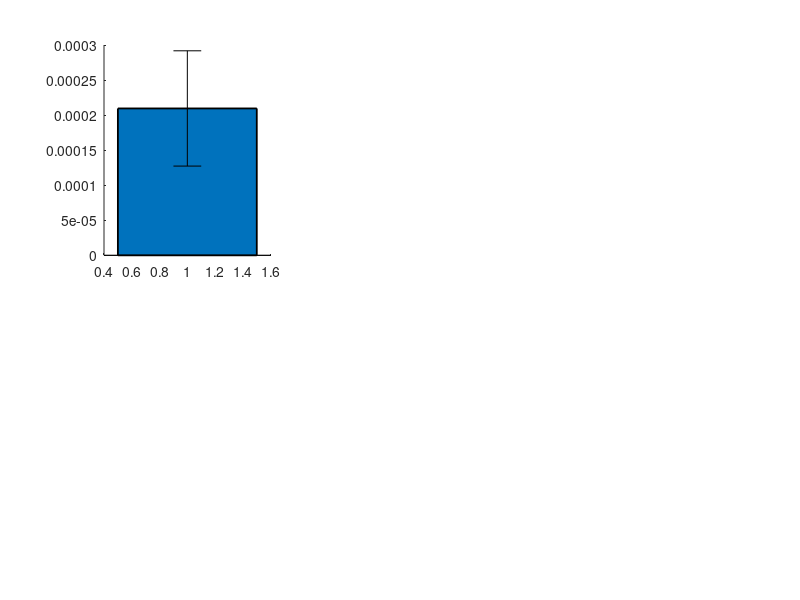

Source code (MATLAB): (Note: this script raises an error after producing the figure.)
clear all;
close all;

muscle_list = {'Carpi_Radialis', 'Bicep', 'Deltoid', 'Tricep', 'Wrist_Extensor', 'Acromiotrapezius'};

muscle_names = {'W. Flexor','Biceps','Deltoid','Triceps','W. Extensor','Acromiotrapezius'};


plot_depth_list = {'Epidural', 'Spinous_Process'};
plot_waveform_list = {'Biphasic', 'Monophasic'};
plot_freq_list = {'Single','10_kHz'};

for plot_depth_idx = 1:length(plot_depth_list)
    plot_depth = plot_depth_list(plot_depth_idx);
    for plot_waveform_idx = 1:length(plot_waveform_list)
        plot_waveform = plot_waveform_list(plot_waveform_idx);
        for plot_freq_idx = 1:length(plot_freq_list)
            
            load('all_param_data.mat')
            
            plot_freq = plot_freq_list(plot_freq_idx);
            %% Filter Sigmoid Structure
            % sigmoid_struct = sigmoid_struct(["transq_rat_8"] ~= [sigmoid_struct.Rat]);
            sigmoid_struct = sigmoid_struct(strcmp({sigmoid_struct.Position}, 'C4') == 0);
            sigmoid_struct = sigmoid_struct(strcmp({sigmoid_struct.Position}, 'C6') == 0);

            sigmoid_struct = sigmoid_struct(strcmp({sigmoid_struct.Depth}, plot_depth));

            %Remove 1ms monophasic pulse
            stim_filter = strcmp({sigmoid_struct.Duration}, '1_ms') + strcmp({sigmoid_struct.Stim_Waveform},'Monophasic')+...
                strcmp({sigmoid_struct.Stim_Freq}, 'Single') ~= 3;

            % sigmoid_struct = sigmoid_struct(strcmp({sigmoid_struct.Duration}, '1_ms'));
            sigmoid_struct = sigmoid_struct(stim_filter);



            sigmoid_struct = sigmoid_struct(strcmp({sigmoid_struct.Stim_Freq}, plot_freq));
            % sigmoid_struct = sigmoid_struct(strcmp({sigmoid_struct.Stim_Freq}, 'Single'));
            % sigmoid_struct = sigmoid_struct(strcmp({sigmoid_struct.Stim_Waveform}, 'Monophasic'));
            sigmoid_struct = sigmoid_struct(strcmp({sigmoid_struct.Stim_Waveform}, plot_waveform));
            sigmoid_struct = sigmoid_struct(strcmp({sigmoid_struct.Lateral_Position}, 'Midline'));
            % sigmoid_struct = sigmoid_struct(strcmp({sigmoid_struct.Lateral_Position}, 'Lateral'));



            filtered_struct = sigmoid_struct;

            %% Organize for statistics 
            % Choose parameter to plot (1 = stim threshold, 2 = asymptote,
            % 3 = midpoint, 4 = slope, 5 = max_activation, 6 = max_charge)
            sig_param = 4;

            % stim_string_array = {};
            % stim_type_general = {};
            % 
            % for stim_set = 1:length(sigmoid_struct)
            %     stim_string = [sigmoid_struct(stim_set).Rat{1},'_',sigmoid_struct(stim_set).Stim_Freq,'_',...
            %         sigmoid_struct(stim_set).Stim_Waveform,'_', sigmoid_struct(stim_set).Depth];
            %     
            %     stim_string_array{end+1} = stim_string;
            %     
            %     sigmoid_struct(stim_set).stim_idx = stim_string;
            %     
            %     stim_type_general{end+1} = [sigmoid_struct(stim_set).Stim_Freq,'_',...
            %         sigmoid_struct(stim_set).Stim_Waveform,'_', sigmoid_struct(stim_set).Depth];
            % end
            % 
            % stim_type_list = unique(stim_string_array);
            % stim_type_general = unique(stim_type_general);

            %Store single and 10k values for distribution function
            %Plot by position

            %Choose pos to center (C3 = 1, C5 = 2, C7 = 3)
            pos_order = {'C3','C5','C7'};

            muscle_data = {
                {[],[],[]}
                {[],[],[]}
                {[],[],[]}
                {[],[],[]}
                {[],[],[]}
                {[],[],[]}
                };
            for pos = 1:length(pos_order)
                temp_struct = sigmoid_struct(strcmp({sigmoid_struct.Position}, pos_order{pos}));
                for muscle = 1:length(muscle_list)
                    for idx = 1:length(temp_struct)
                        if isempty(temp_struct(idx).(muscle_list{muscle})) ~= 1
                            muscle_data{muscle}{pos}(end+1) = temp_struct(idx).(muscle_list{muscle})(sig_param);
                        end
                    end
                end


            end

            bar_colors = {
                [0, 0.4470, 0.7410]
                [0.4660, 0.6740, 0.1880]
                [0.35, 0.35, 0.35]

            };

            figure('Position', [10 10 2000 1200])
            for muscle = 1:length(muscle_list)
                subplot(2,3,muscle)
                hold on
                for pos = 1:3
                    muscle_feature = muscle_data{muscle}{pos};
                    data_mean = mean(muscle_feature, 'omitnan');
                    data_ste = std(muscle_feature, 'omitnan')/sqrt(length(muscle_feature(~isnan(muscle_feature))));
                    bar(pos,data_mean,0.5,'LineWidth',1.3, 'FaceColor', bar_colors{pos})
                    errorbar(pos,data_mean,data_ste, 'k', 'LineWidth', 2.0)

                end
                title(muscle_names{muscle})
                xticks([1 2 3])
                xticklabels(pos_order)
                ylabel('Sensitivity (% Activation/uA)')
                xlim([0.2 3.8])
                ylim([0, 1.2e-3])
                
                ax = gca;
                ax.FontSize = 17;
             
            end
            saveas(gcf, ['figures/slope_',plot_waveform_list{plot_waveform_idx},'_',plot_depth_list{plot_depth_idx},'_',plot_freq_list{plot_freq_idx},'.svg'])
        end
    end
end



